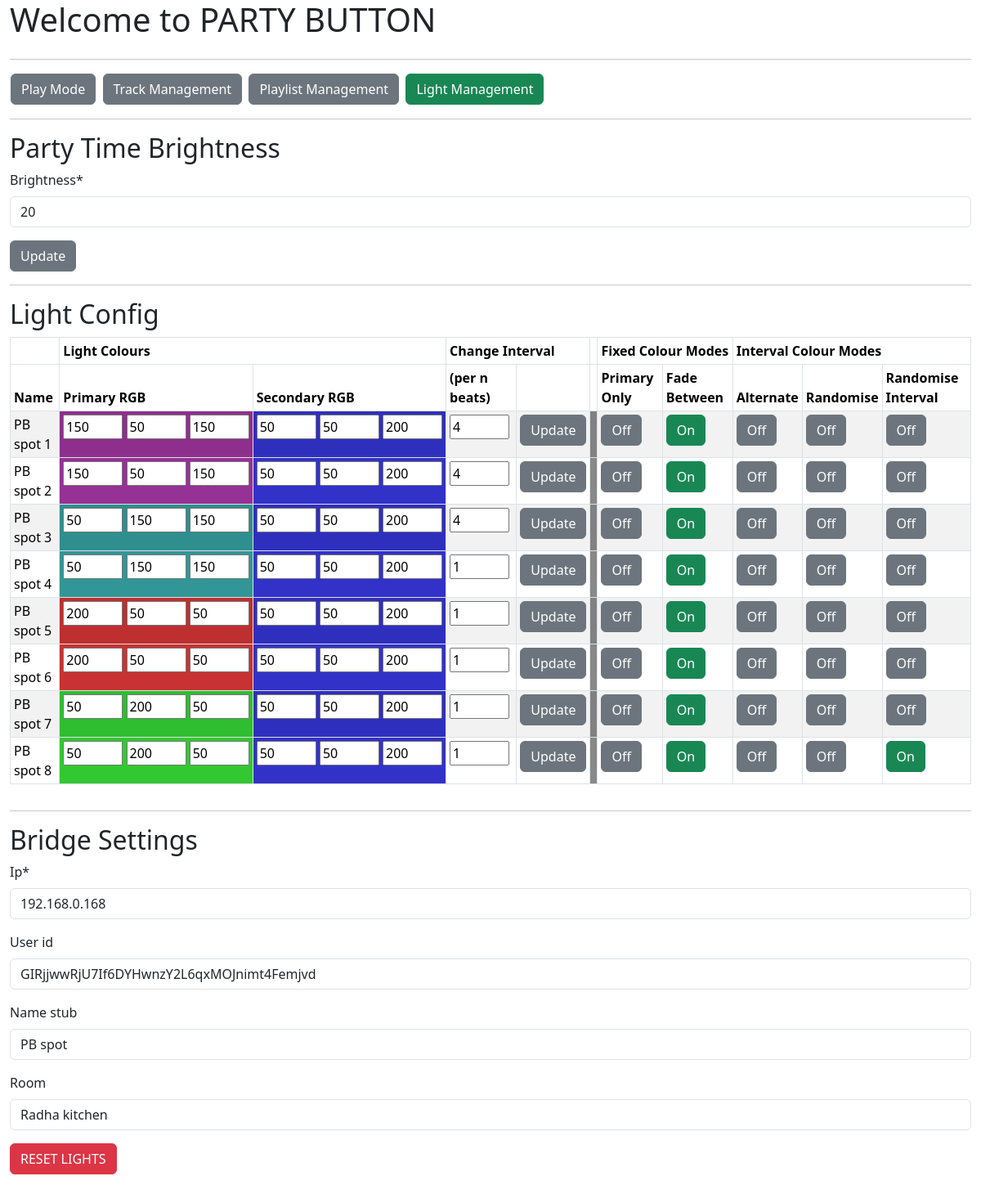
The app's page /lights/, older data.
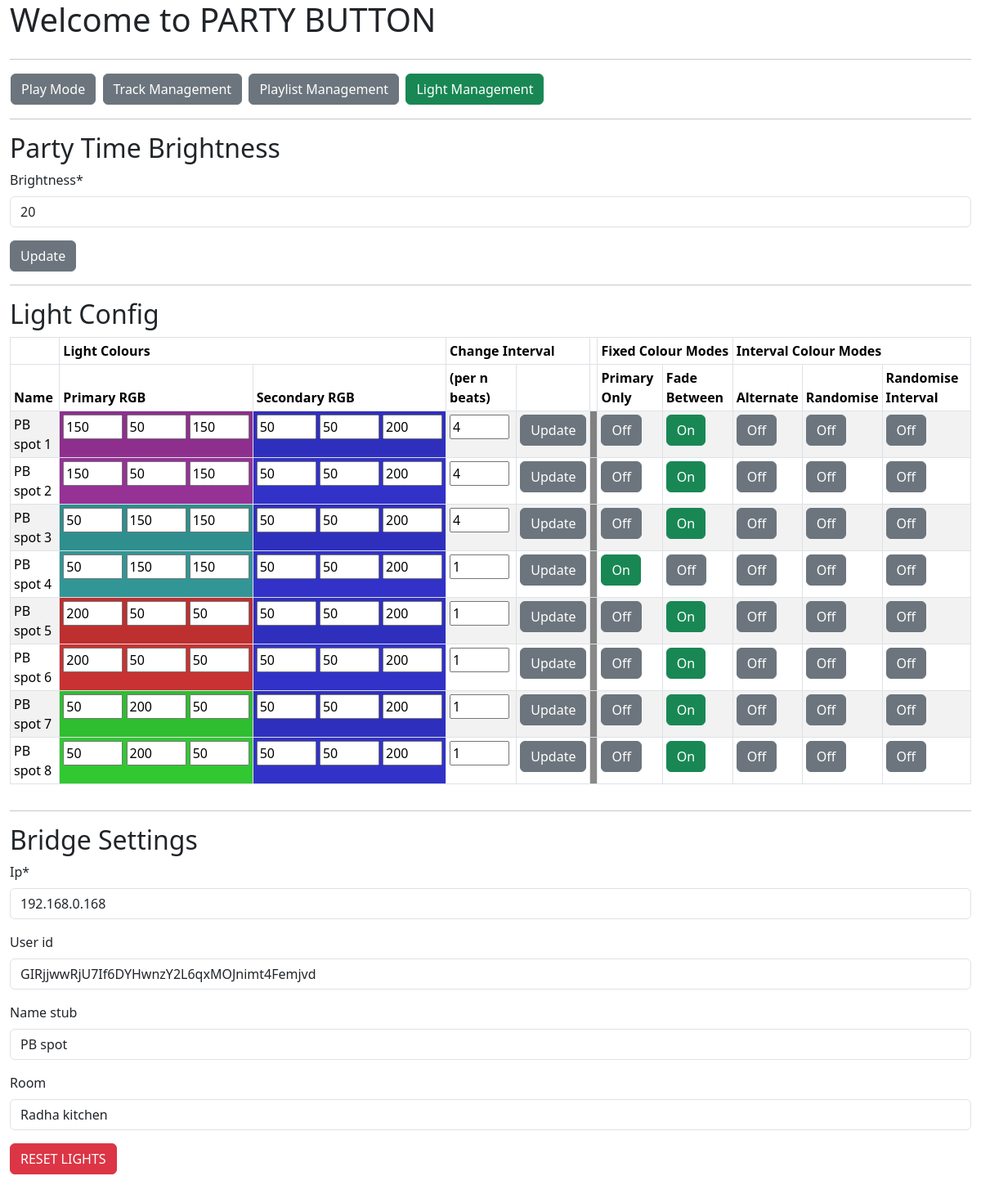
The same page, newer data.
### mp3_manager/models.py (models this page shows, shortened)
class Light(models.Model):
    name = models.CharField(max_length=200, blank=False, null=False)
    hue_bridge_id = models.IntegerField(blank=False, null=False,
                                    default=0,
                                    validators=[MinValueValidator(0),
                                                MaxValueValidator(254)])
    primary_R = models.IntegerField(blank=False, null=False,
                                    default=0,
                                    validators=[MinValueValidator(0),
                                                MaxValueValidator(254)])
    primary_G = models.IntegerField(blank=False, null=False,
                                    default=0,
                                    validators=[MinValueValidator(0),
                                                MaxValueValidator(254)])
    primary_B = models.IntegerField(blank=False, null=False,
                                    default=0,
                                    validators=[MinValueValidator(0),
                                                MaxValueValidator(254)])
    secondary_R = models.IntegerField(blank=False, null=False,
                                      default=0,
                                      validators=[MinValueValidator(0),
                                                  MaxValueValidator(254)])
    secondary_G = models.IntegerField(blank=False, null=False,
                                      default=0,
                                      validators=[MinValueValidator(0),
                                                  MaxValueValidator(254)])
    secondary_B = models.IntegerField(blank=False, null=False,
                                        default=0,
                                        validators=[MinValueValidator(0),
                                                    MaxValueValidator(254)])
    primary_H = models.IntegerField(blank=False, null=False,
                                    default=0,
                                    validators=[MinValueValidator(0),
                                                MaxValueValidator(65535)])
    primary_S = models.IntegerField(blank=False, null=False,
                                    default=0,
                                    validators=[MinValueValidator(0),
                                                MaxValueValidator(254)])
    primary_V = models.IntegerField(blank=False, null=False,
                                    default=0,
                                    validators=[MinValueValidator(0),
                                                MaxValueValidator(254)])
    secondary_H = models.IntegerField(blank=False, null=False,
                                      default=0,
                                      validators=[MinValueValidator(0),
                                                  MaxValueValidator(65535)])
    secondary_S = models.IntegerField(blank=False, null=False,
                                      default=0,
                                      validators=[MinValueValidator(0),
                                                  MaxValueValidator(254)])
    secondary_V = models.IntegerField(blank=False, null=False,
                                        default=0,
                                        validators=[MinValueValidator(0),
                                                    MaxValueValidator(254)])
    primary_colour = models.BooleanField(blank=False, null=False, default=True) # only hold to primary colour
    fade = models.BooleanField(blank=False, null=False, default=False) # move between primary and secondary colour
    random_colour = models.BooleanField(blank=False, null=False, default=False) # Change between random colours
    alternate_colour = models.BooleanField(blank=False, null=False, default=False) # Alternate between colours
    random_interval = models.BooleanField(blank=False, null=False, default=False) # Only change on random intervals
    interval_size = models.IntegerField(blank=False, null=False,                # Change interval size
                                      default=1,
                                      validators=[MinValueValidator(1),
                                                  MaxValueValidator(254)])

### mp3_manager/views.py (the view, shortened to what this page needs)
# urls.py: path("lights/", views.BridgeManagement.as_view(), name="bridge"),
class BridgeManagement(generic.ListView, FormMixin):
    template_name = "mp3_manager/lights.html"
    model = Bridge
    form_class = BridgeForm
    def get(self, request):
        bridge = Bridge.objects.all().first()
        lights = Light.objects.all().order_by('name')
        return render(request, self.template_name,
                      {"bridge": bridge,
                       "lights": lights,
                       "bridgeform": BridgeForm(instance=bridge),
                       "brightnessform": BrightnessForm(instance=bridge),
                       })

### mp3_manager/form.py
class BridgeForm(ModelForm):
    class Meta:
        model = Bridge
        fields = ['ip', 'user_id', 'name_stub', 'room']

class BrightnessForm(ModelForm):
    class Meta:
        model = Bridge
        fields = ['brightness']

### mp3_manager/templates/mp3_manager/lights.html (shortened to what the changed rows need)
{% extends "./base.html" %}
{% load crispy_forms_tags %}
{% block content %}
  <div class="row">
    <div class="col">
      <h2>Party Time Brightness</h2>
    </div>
  </div>
  <div class="row">
    <div class="col">
      <h2>Light Config</h2>
      {% if lights %}
      <table class="table table-striped table-bordered table-sm" cellspacing="0" width="100%">
        <thead>
          <tr><th></th><th colspan="2">Light Colours</th><th colspan="2">Change Interval</th><th></th><th class="fixed_colour" colspan="2">Fixed Colour Modes</th><th class="interval_colour" colspan="3">Interval Colour Modes</th></tr>
          <tr><th>Name</th><th>Primary RGB</th><th>Secondary RGB</th><th>(per n beats)</th><th></th><th></th><th class="fixed_colour">Primary Only</th><th class="fixed_colour">Fade Between</th><th class="interval_colour">Alternate</th><th class="interval_colour">Randomise</th><th class="interval_colour">Randomise Interval</th></tr>
        </thead>
        <tbody>
          {% for light in lights %}
            <tr>
              <form id="light_form_{{ light.pk }}" id="light_update_{ light.pk }}" action={% url 'mp3_manager:lights' %} method="post" enctype="multipart/form-data">
              <td>{{ light.name }}</td>
              <td style="background: rgb({{ light.primary_R }},{{ light.primary_G }},{{ light.primary_B }});" NOWRAP>
                <input size="2" type="textarea" id="primary_R" name="primary_R" value={{ light.primary_R }}>
                <input size="2" type="textarea" id="primary_G" name="primary_G" value={{ light.primary_G }}>
                <input size="2" type="textarea" id="primary_B" name="primary_B" value={{ light.primary_B }}>
              </td>
              <td style="background: rgb({{ light.secondary_R }},{{ light.secondary_G }},{{ light.secondary_B }});" NOWRAP>
                <input size="2" type="textarea" id="secondary_R" name="secondary_R" value={{ light.secondary_R }}>
                <input size="2" type="textarea" id="secondary_G" name="secondary_G" value={{ light.secondary_G }}>
                <input size="2" type="textarea" id="secondary_B" name="secondary_B" value={{ light.secondary_B }}>
              </td>
              <td>
                <input size="2" type="textarea" id="interval_size" name="interval_size" value={{ light.interval_size }}>
              </td>
              <td>
                <input class="btn btn-secondary" type="submit" form="light_form_{{ light.pk }}" value="Update" name="light_update_{{ light.pk }}">
              </td>
              </form>
              <td style="background: #888888;"></td>
              <td>
                {% if light.primary_colour %}
                  <a href="{% url 'mp3_manager:lightprimary' pk=light.pk %}"><button type="button" class="btn btn-success">On</button></a>
                {% else %}
                  <a href="{% url 'mp3_manager:lightprimary' pk=light.pk %}"><button type="button" class="btn btn-secondary">Off</button></a>
                {% endif %}
              </td>
              <td>
                {% if light.fade %}
                  <a href="{% url 'mp3_manager:lightfade' pk=light.pk %}"><button type="button" class="btn btn-success">On</button></a>
                {% else %}
                  <a href="{% url 'mp3_manager:lightfade' pk=light.pk %}"><button type="button" class="btn btn-secondary">Off</button></a>
                {% endif %}
              </td>
              <td>
                {% if light.alternate_colour %}
                  <a href="{% url 'mp3_manager:lightalternate' pk=light.pk %}"><button type="button" class="btn btn-success">On</button></a>
                {% else %}
                  <a href="{% url 'mp3_manager:lightalternate' pk=light.pk %}"><button type="button" class="btn btn-secondary">Off</button></a>
                {% endif %}
              </td>
              <td>
                {% if light.random_colour %}
                  <a href="{% url 'mp3_manager:lightrandom' pk=light.pk %}"><button type="button" class="btn btn-success">On</button></a>
                {% else %}
                  <a href="{% url 'mp3_manager:lightrandom' pk=light.pk %}"><button type="button" class="btn btn-secondary">Off</button></a>
                {% endif %}
              </td>
              <td class="interval_colour">
                {% if light.random_interval %}
                  <a class="interval_colour" href="{% url 'mp3_manager:lightinterval' pk=light.pk %}"><button type="button" class="btn btn-success">On</button></a>
                {% else %}
                  <a class="interval_colour" href="{% url 'mp3_manager:lightinterval' pk=light.pk %}"><button type="button" class="btn btn-secondary">Off</button></a>
                {% endif %}
              </td>
            </tr>
          {% endfor %}
        </tbody>
      </table>
      {% endif %}
    </div>
  </div>
  <div class="row">
    <div class="col">
      <h2>Bridge Settings</h2>
    </div>
  </div>
{% endblock %}

Row changes from the older to the newer data that the page shows:
changed Light "PB spot 4": primary_colour "Off" → "On"; fade "On" → "Off"
changed Light "PB spot 8": random_interval "On" → "Off"
